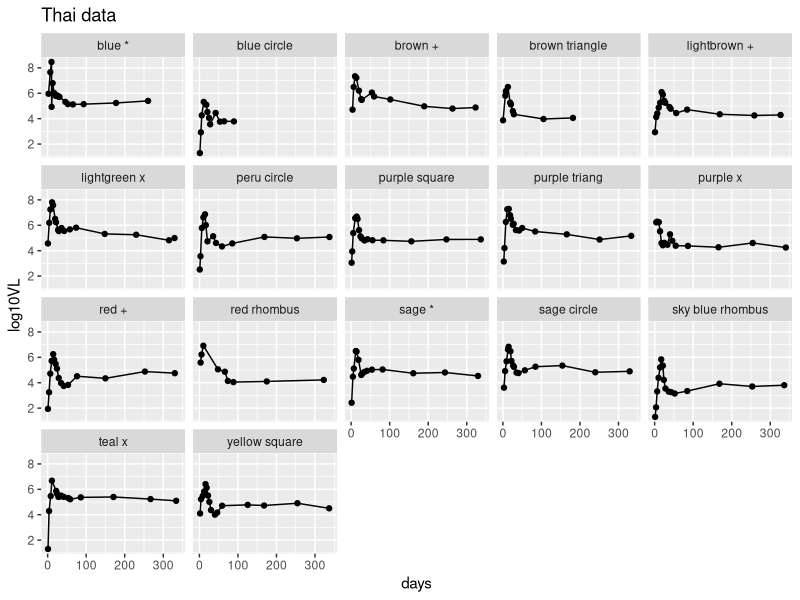
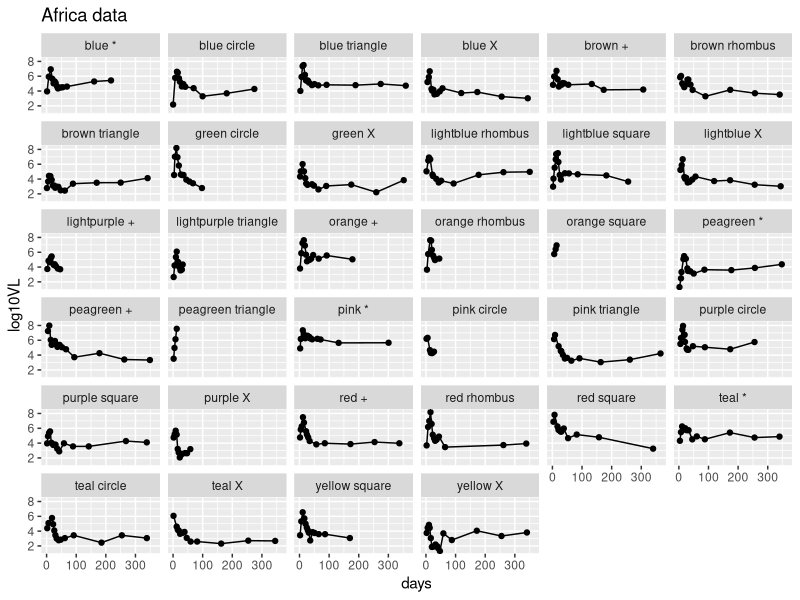

Write R code to recreate these figures, in order.
## ---- chunk 1
library(tidyverse)
knitr::opts_chunk$set(echo = TRUE)
## ---- chunk 2

thai_header = read.csv("wpd_thai.csv", nrows = 1, header = F, stringsAsFactors = F)[1,] %>%
  unlist(., use.names=FALSE) %>%
  na.omit()

africa_header = read.csv("wpd_africa.csv", nrows = 1, header = F, stringsAsFactors = F)[1,] %>%
  unlist(., use.names=FALSE) %>%
  na.omit()

thai_dat = read_csv("wpd_thai.csv", skip = 1)
africa_dat = read_csv("wpd_africa.csv", skip = 1)

## ---- chunk 3

process_data = function(data_in, header_dat){
  
  # set up a list for each pair of (X,Y)~(time,vl), and the color (id) variable from the header
  data_sets = data_frame(
    time_var = names(data_in)[grepl("X", names(data_in))],
    vl_var = names(data_in)[grepl("Y", names(data_in))],
    colorID = header_dat
  )
  
  # go through each id, select their (X,Y)~(time,vl) pair of data and stack them using
  # informative names
  data_sets %>% group_by(colorID) %>%
    do(pmap_df(., ~data_frame(days = data_in[[.x]], log10VL = data_in[[.y]]))) %>%
    drop_na
  
}

thai_long = process_data(thai_dat, thai_header) 
africa_long  = process_data(africa_dat, africa_header)

## ---- chunk 4

ggplot(thai_long, aes(x = days, y = log10VL)) +
  geom_point() +
  geom_line() +
  facet_wrap(~colorID) +
  ggtitle("Thai data")

## ---- chunk 5
ggplot(africa_long, aes(x = days, y = log10VL)) +
  geom_point() +
  geom_line() +
  facet_wrap(~colorID) +
  ggtitle("Africa data")

## ---- chunk 6
outdata = thai_long %>% mutate(data = "thai") %>%
  bind_rows(africa_long %>% mutate(data = "africa")) %>%
  ungroup() %>%
  mutate(
    uniqueID = paste0(data, colorID),
    id_var = as.integer(factor(uniqueID))
    ) 

write_csv(outdata, "wpd_all.csv")
write_csv(subset(outdata, days < 7 * 10), "wpd_all_10wks.csv")

